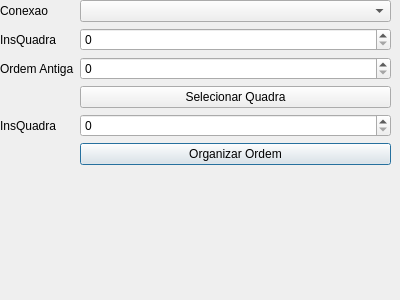
<?xml version="1.0" encoding="UTF-8"?>
<ui version="4.0">
 <class>OrganizadorDeLotesDialogBase</class>
 <widget class="QDialog" name="OrganizadorDeLotesDialogBase">
  <property name="geometry">
   <rect>
    <x>0</x>
    <y>0</y>
    <width>400</width>
    <height>300</height>
   </rect>
  </property>
  <property name="windowTitle">
   <string>OrganizadorDeLotes</string>
  </property>
  <widget class="QWidget" name="formLayoutWidget">
   <property name="geometry">
    <rect>
     <x>0</x>
     <y>0</y>
     <width>391</width>
     <height>311</height>
    </rect>
   </property>
   <layout class="QFormLayout" name="formLayout">
    <item row="0" column="0">
     <widget class="QLabel" name="conexaoLabel">
      <property name="text">
       <string>Conexao</string>
      </property>
     </widget>
    </item>
    <item row="0" column="1">
     <widget class="QComboBox" name="cmbConexao"/>
    </item>
    <item row="1" column="0">
     <widget class="QLabel" name="insQuadraLabel">
      <property name="text">
       <string>InsQuadra</string>
      </property>
     </widget>
    </item>
    <item row="1" column="1">
     <widget class="QSpinBox" name="spinInsQuadra">
      <property name="maximum">
       <number>900000000</number>
      </property>
     </widget>
    </item>
    <item row="2" column="0">
     <widget class="QLabel" name="ordemAntigaLabel">
      <property name="text">
       <string>Ordem Antiga</string>
      </property>
     </widget>
    </item>
    <item row="2" column="1">
     <widget class="QSpinBox" name="spinOrdemPrimeira"/>
    </item>
    <item row="4" column="0">
     <widget class="QLabel" name="insQuadraLabel_2">
      <property name="text">
       <string>InsQuadra</string>
      </property>
     </widget>
    </item>
    <item row="4" column="1">
     <widget class="QSpinBox" name="spinInsQuadraConfirma">
      <property name="maximum">
       <number>90000000</number>
      </property>
     </widget>
    </item>
    <item row="5" column="1">
     <widget class="QPushButton" name="btnExecutar">
      <property name="text">
       <string>Organizar Ordem</string>
      </property>
     </widget>
    </item>
    <item row="3" column="1">
     <widget class="QPushButton" name="btnSelecionarQuadra">
      <property name="toolTip">
       <string>Clique aqui e depois em uma quadra no mapa</string>
      </property>
      <property name="text">
       <string>Selecionar Quadra</string>
      </property>
     </widget>
    </item>
   </layout>
  </widget>
 </widget>
 <resources/>
 <connections/>
</ui>
